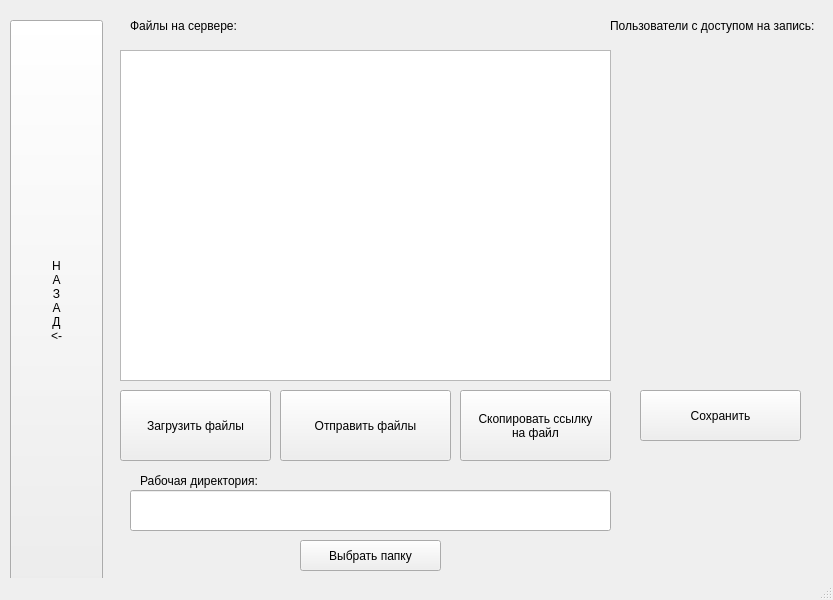
<?xml version="1.0" encoding="UTF-8"?>
<ui version="4.0">
 <class>MainWindow</class>
 <widget class="QMainWindow" name="MainWindow">
  <property name="geometry">
   <rect>
    <x>0</x>
    <y>0</y>
    <width>833</width>
    <height>600</height>
   </rect>
  </property>
  <property name="windowTitle">
   <string>Files</string>
  </property>
  <widget class="QWidget" name="centralwidget">
   <widget class="QPushButton" name="back_button">
    <property name="geometry">
     <rect>
      <x>10</x>
      <y>20</y>
      <width>93</width>
      <height>561</height>
     </rect>
    </property>
    <property name="text">
     <string>Н
А
З
А
Д
&lt;-</string>
    </property>
   </widget>
   <widget class="QTreeView" name="tree_files">
    <property name="geometry">
     <rect>
      <x>120</x>
      <y>50</y>
      <width>491</width>
      <height>331</height>
     </rect>
    </property>
   </widget>
   <widget class="QPushButton" name="push_file_button">
    <property name="geometry">
     <rect>
      <x>280</x>
      <y>390</y>
      <width>171</width>
      <height>71</height>
     </rect>
    </property>
    <property name="text">
     <string>Отправить файлы</string>
    </property>
   </widget>
   <widget class="QLineEdit" name="lineEdit">
    <property name="geometry">
     <rect>
      <x>130</x>
      <y>490</y>
      <width>481</width>
      <height>41</height>
     </rect>
    </property>
    <property name="readOnly">
     <bool>true</bool>
    </property>
   </widget>
   <widget class="QLabel" name="label">
    <property name="geometry">
     <rect>
      <x>140</x>
      <y>470</y>
      <width>181</width>
      <height>21</height>
     </rect>
    </property>
    <property name="text">
     <string>Рабочая директория:</string>
    </property>
   </widget>
   <widget class="QPushButton" name="select_dir_button">
    <property name="geometry">
     <rect>
      <x>300</x>
      <y>540</y>
      <width>141</width>
      <height>31</height>
     </rect>
    </property>
    <property name="text">
     <string>Выбрать папку</string>
    </property>
   </widget>
   <widget class="QPushButton" name="pull_file_button">
    <property name="geometry">
     <rect>
      <x>120</x>
      <y>390</y>
      <width>151</width>
      <height>71</height>
     </rect>
    </property>
    <property name="text">
     <string>Загрузить файлы</string>
    </property>
   </widget>
   <widget class="QLabel" name="label_2">
    <property name="geometry">
     <rect>
      <x>130</x>
      <y>10</y>
      <width>151</width>
      <height>31</height>
     </rect>
    </property>
    <property name="text">
     <string>Файлы на сервере:</string>
    </property>
   </widget>
   <widget class="QPushButton" name="copy_to_clip_button">
    <property name="geometry">
     <rect>
      <x>460</x>
      <y>390</y>
      <width>151</width>
      <height>71</height>
     </rect>
    </property>
    <property name="text">
     <string>Скопировать ссылку
на файл</string>
    </property>
   </widget>
   <widget class="QLabel" name="label_3">
    <property name="geometry">
     <rect>
      <x>610</x>
      <y>10</y>
      <width>241</width>
      <height>31</height>
     </rect>
    </property>
    <property name="text">
     <string>Пользователи с доступом на запись:</string>
    </property>
   </widget>
   <widget class="QWidget" name="formLayoutWidget">
    <property name="geometry">
     <rect>
      <x>620</x>
      <y>50</y>
      <width>191</width>
      <height>331</height>
     </rect>
    </property>
    <layout class="QFormLayout" name="formLayout"/>
   </widget>
   <widget class="QPushButton" name="push_file_button_3">
    <property name="geometry">
     <rect>
      <x>640</x>
      <y>390</y>
      <width>161</width>
      <height>51</height>
     </rect>
    </property>
    <property name="text">
     <string>Сохранить</string>
    </property>
   </widget>
  </widget>
  <widget class="QStatusBar" name="statusbar"/>
 </widget>
 <resources/>
 <connections/>
</ui>
